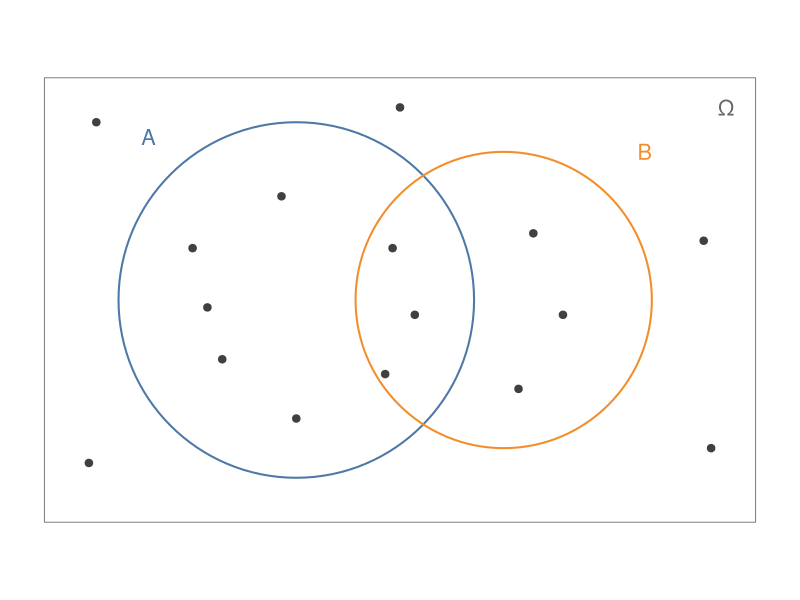

R code for this plot:
## ---- chunk 1
#| label: setup
#| include: false
set.seed(2026)
# ελληνικοί χαρακτήρες στα γραφήματα και σε locale "C"
invisible(Sys.setlocale("LC_CTYPE", "C.UTF-8"))
fmt <- function(x, d = 2) formatC(x, format = "f", digits = d, decimal.mark = ",")
pct <- function(x, d = 1) paste0(fmt(100 * x, d), "%")
## ---- chunk 2
#| label: dots
#| fig-width: 5
#| fig-height: 3.2
#| fig-alt: "Δειγματικός χώρος 16 ισοπίθανων σημείων. Το A περιέχει 8 σημεία, το B 6, και τα 3 είναι κοινά."
par(mar = c(0, 0, 0, 0))
plot(NA, xlim = c(0, 10), ylim = c(0, 6.4), asp = 1, axes = FALSE, xlab = "", ylab = "")
rect(0.2, 0.2, 9.8, 6.2, border = "grey50")
symbols(c(3.6, 6.4), c(3.2, 3.2), circles = c(2.4, 2), inches = FALSE, add = TRUE,
        fg = c("#4e79a7", "#f28e2b"), lwd = 2)
text(c(1.6, 8.3, 9.4), c(5.4, 5.2, 5.8), c("A", "B", "Ω"), cex = 1.3, col = c("#4e79a7", "#f28e2b", "grey40"))
onlyA <- cbind(c(2.2, 2.6, 3.4, 2.4, 3.6), c(3.9, 2.4, 4.6, 3.1, 1.6))
both <- cbind(c(4.9, 5.2, 4.8), c(3.9, 3.0, 2.2))
onlyB <- cbind(c(6.8, 7.2, 6.6), c(4.1, 3.0, 2.0))
outside <- cbind(c(0.8, 9.2, 0.9, 9.1, 5.0), c(1.0, 1.2, 5.6, 4.0, 5.8))
points(rbind(onlyA, both, onlyB, outside), pch = 19, col = "grey25")
## ---- chunk 3
#| label: conditional-sim
n <- 100000
d1 <- sample(1:6, n, replace = TRUE)
d2 <- sample(1:6, n, replace = TRUE)
A <- d1 + d2 >= 8
B <- d1 == d2
c(kept = sum(A), freq_B_given_A = mean(B[A]), exact = 3 / 15)
